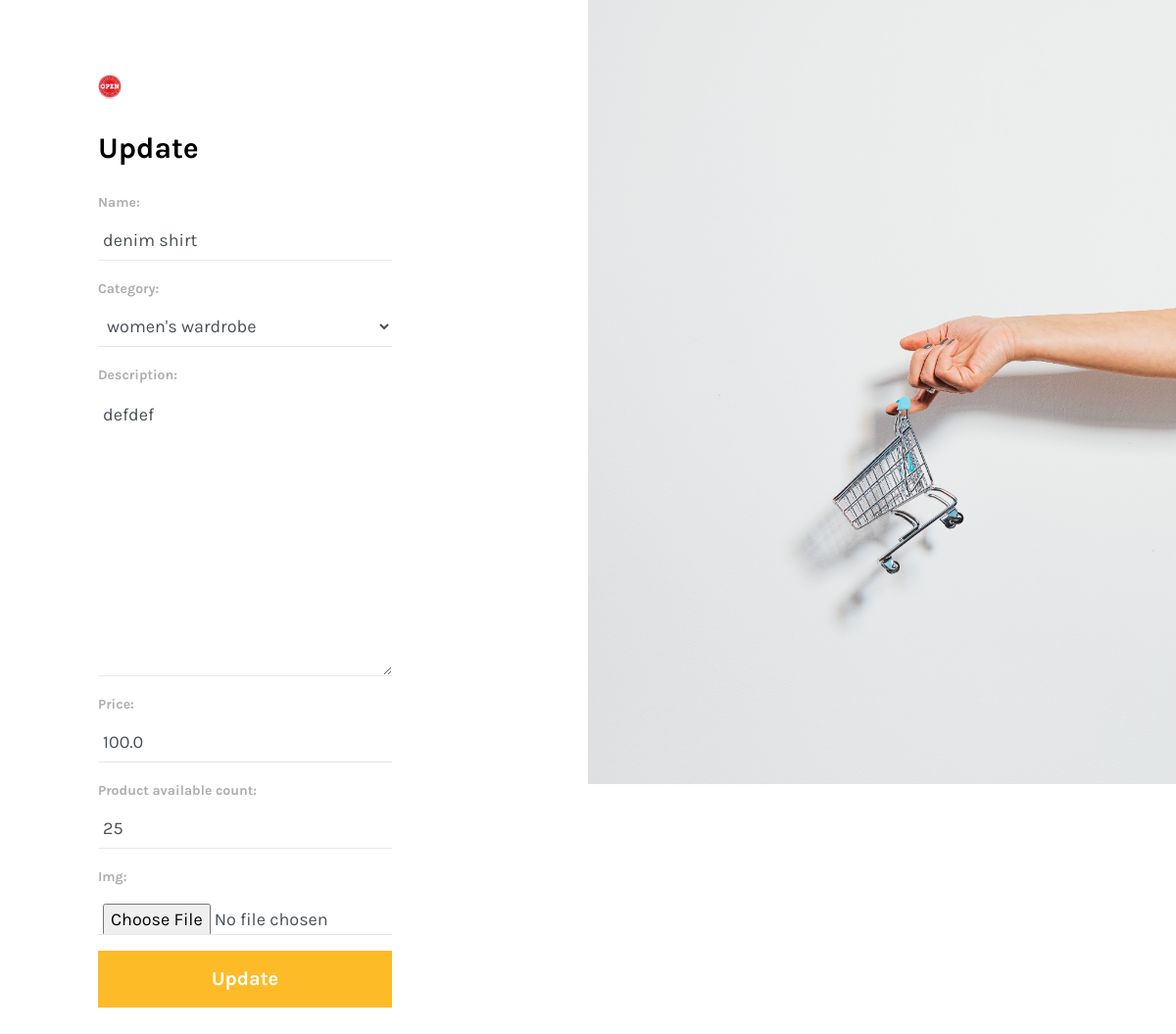
The page /updateproduct/2/ on the database its author committed.
### core/models.py (models this page shows, shortened)
class Product(models.Model):
    name = models.CharField(max_length=100)
    category = models.ForeignKey('Category',on_delete=models.CASCADE)
    description = models.TextField()
    price = models.FloatField(default=0.0)
    product_available_count = models.IntegerField(default=0)
    img = models.ImageField(upload_to='images/')

### core/views.py (the view, shortened to what this page needs)
# urls.py: path('updateproduct/<int:pk>/',views.updateproduct,name='updateproduct'),
def updateproduct(request,pk):
    product = Product.objects.get(pk=pk)
    form =  ProductForm(instance=product)
    return render(request,'core/updateproduct.html',{'form':form})

### core/forms.py
class ProductForm(forms.ModelForm):
    class Meta:
        model = Product
        fields = '__all__'
        widgets = {
            'name':forms.TextInput(attrs={'class':'form-control'}),
            'category':forms.Select(attrs={'class':'form-control'}),
            'description':forms.Textarea(attrs={'class':'form-control'}),
            'price':forms.NumberInput(attrs={'class':'form-control'}),
            'product_available_count':forms.NumberInput(attrs={'class':'form-control'}),
            'img':forms.FileInput(attrs={'class':'form-control'}),
        }

### core/models.py (called while the page is built)
    def __str__(self):
        return self.category_name

### templates/core/updateproduct.html (shortened to what this page needs)
<!DOCTYPE html>
{% load static %}
<html lang="en">
<head>
    <link rel="stylesheet" href="https://cdn.materialdesignicons.com/4.8.95/css/materialdesignicons.min.css">
    <link rel="stylesheet" href="https://stackpath.bootstrapcdn.com/bootstrap/4.4.1/css/bootstrap.min.css">
    <link rel="stylesheet" href="{% static 'css/login.css' %}">
</head>
<body>
    <main>
        <div class="container-fluid">
            <div class="row">
                <div class="col-sm-6 login-section-wrapper">
                    <div class="brand-wrapper">
                        <img src="{% static 'img/logo3.jpg' %}" alt="logo" class="logo">
                    </div>
                    <div class="login-wrapper my-auto">
                        <h1 class="login-title">Update</h1>
                        <form method="post" enctype="multipart/form-data">
                            <div class="form-group">
                                {{form.as_p}}
                            </div>
                            <button type="submit" class="btn btn-block login-btn">Update</button>
                        </form>
                    </div>
                </div>
                <div class="col-sm-6 px-0 d-none d-sm-block">
                    <img src="{% static 'img/login1.jpg' %}" alt="login image" class="login-img">
                </div>
            </div>
        </div>
    </main>
</body>
</html>

### static/css/login.css (style rules this page uses)
body { font-family: "Karla", sans-serif; background-color: #fff; min-height: 100vh; }
.brand-wrapper { padding-top: 7px; padding-bottom: 8px; }
.brand-wrapper .logo { height: 25px; }
.login-section-wrapper { display: -webkit-box; display: flex; -webkit-box-orient: vertical; -webkit-box-direction: normal; flex-direction: column; padding: 68px 100px; background-color: #fff; }
.login-wrapper { width: 300px; max-width: 100%; padding-top: 24px; padding-bottom: 24px; }
.login-wrapper label { font-size: 14px; font-weight: bold; color: #b0adad; }
.login-wrapper .form-control { border: none; border-bottom: 1px solid #e7e7e7; border-radius: 0; padding: 9px 5px; min-height: 40px; font-size: 18px; font-weight: normal; }
.login-wrapper .form-control::placeholder { color: #b0adad; }
.login-wrapper .login-btn { padding: 13px 20px; background-color: #fdbb28; border-radius: 0; font-size: 20px; font-weight: bold; color: #fff; margin-bottom: 14px; }
.login-title { font-size: 30px; color: #000; font-weight: bold; margin-bottom: 25px; }
.login-img { width: 100%; height: 100vh; -o-object-fit: cover; object-fit: cover; -o-object-position: left; object-position: left; }

### rows shown on the page
Product: name "denim shirt", category "women's wardrobe", description "defdef", price "100.0", product_available_count "25"
